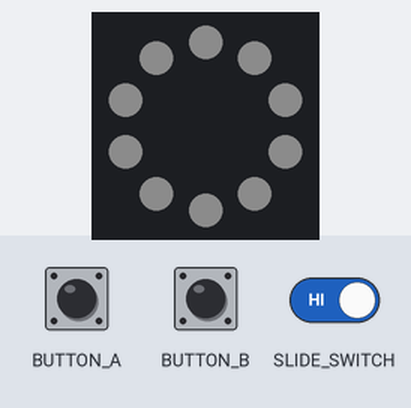
Simulated run of this program. Board: Circuit Playground running CircuitPython. Parts: the board's ring of 10 RGB LEDs (number 0 left of the top, counting anticlockwise). The inputs (shaded band) are chosen by the test bench. Dim RGB values are drawn brighter than linear.

Above: at 1.2 s.
1.3 s: button A pressed for 0.15 s
At 1.9 s:
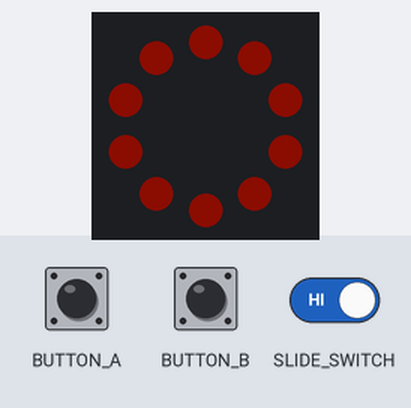
3.0 s: button B pressed for 0.15 s
At 3.8 s:
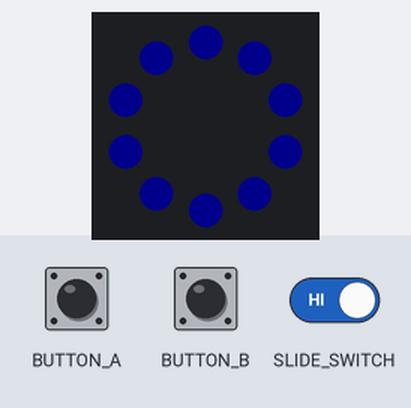
4.7 s: slide switch moved to the right
At 5.5 s:
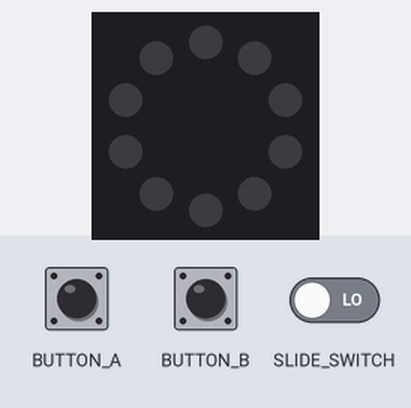
6.3 s: slide switch moved to the left
At 7.1 s:
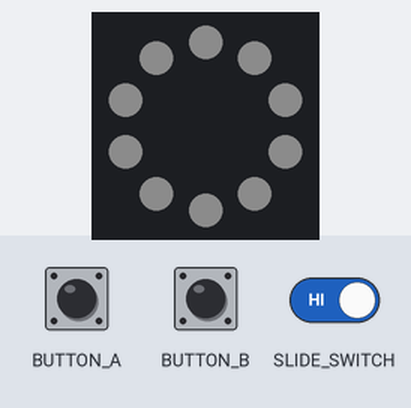
7.9 s: button A pressed for 1 s
At 8.9 s:
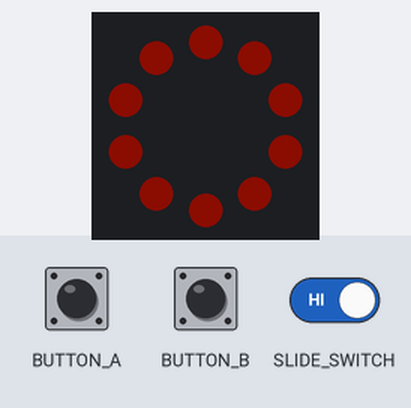
Timing chart, 0 to 10.9 s (numbered marks = the images above; inputs shaded):
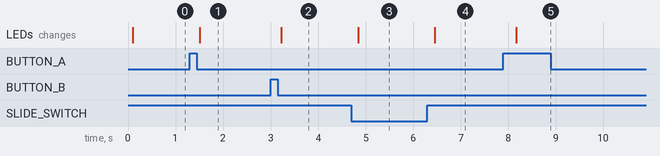

Measured:
- after the input at 1.3 s, the LEDs: change after 0.21 s (image 1)
- after the input at 3.0 s, the LEDs: change after 0.23 s (image 2)
- after the input at 4.7 s, the LEDs: change after 0.14 s (image 3)
- after the input at 6.3 s, the LEDs: change after 0.15 s (image 4)
- after the input at 7.9 s, the LEDs: change after 0.27 s (image 5)

The program:

Week03_Neopixels_OnBoardSwitch_OnBoardButtonToggle.py
```python
# import modules
import board
import neopixel
from digitalio import DigitalInOut, Direction, Pull
import time

# declare objects and variables
switch = DigitalInOut(board.SLIDE_SWITCH)
switch.direction = Direction.INPUT
switch.pull = Pull.UP

buttonA = DigitalInOut(board.BUTTON_A)
buttonA.direction = Direction.INPUT
buttonA.pull = Pull.DOWN
buttonAPre = False

buttonB = DigitalInOut(board.BUTTON_B)
buttonB.direction = Direction.INPUT
buttonB.pull = Pull.DOWN
buttonBPre = False

pixels = neopixel.NeoPixel(board.NEOPIXEL, 10, brightness=.05,
                           auto_write=False)

# color variables
OFF = (0, 0, 0)
WHITE = (255, 255, 255)
ORANGE = (255, 35, 0)
BLUE = (0, 0, 255)
currentColor = OFF
colorMode = 0

# loop forever
while True:
    pixels.fill(currentColor)
    pixels.show()
    if switch.value:
        # test for colorMode to determine output
        if colorMode == 1:
            currentColor = ORANGE
        elif colorMode == 2:
            currentColor = BLUE
        else:
            currentColor = WHITE

        # test for button presses
        if buttonA.value != buttonAPre:
            # reset the value
            buttonAPre = buttonA.value
            colorMode = 1
        if buttonB.value != buttonBPre:
            # reset the value
            buttonBPre = buttonB.value
            colorMode = 2
    else:
        currentColor = OFF
        colorMode = 0
    time.sleep(0.1)
```
